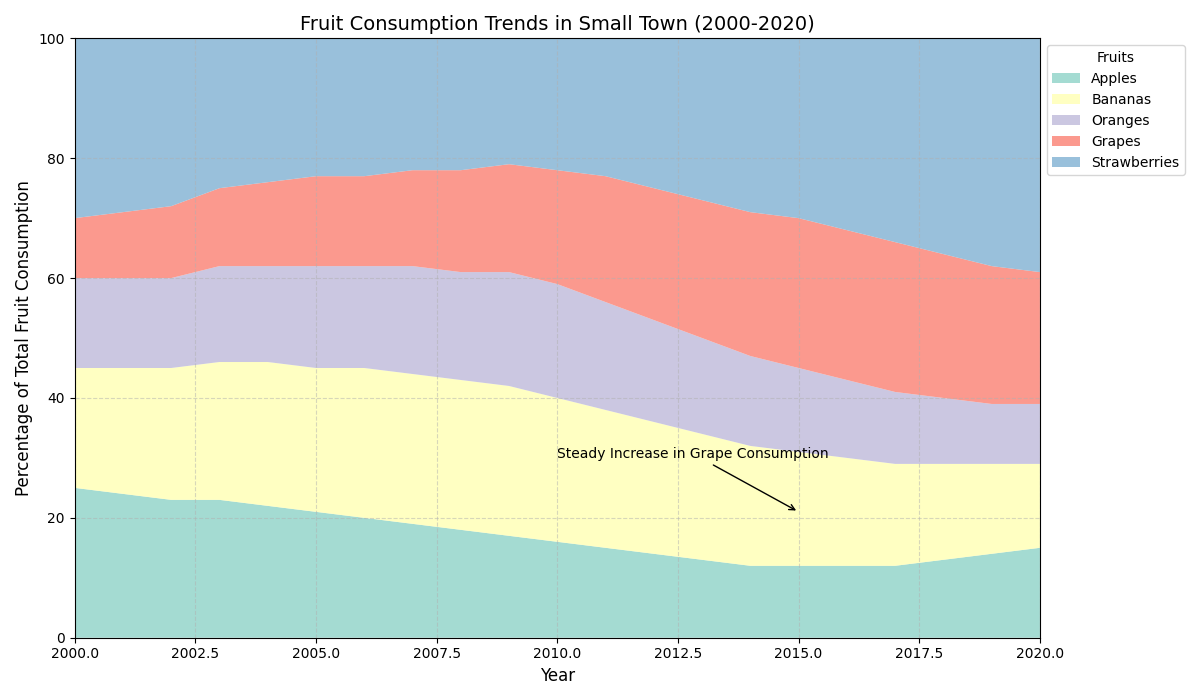

Generate this figure with Python:
import matplotlib.pyplot as plt
import numpy as np

years = np.arange(2000, 2021)

apples = np.array([25, 24, 23, 23, 22, 21, 20, 19, 18, 17, 16, 15, 14, 13, 12, 12, 12, 12, 13, 14, 15])
bananas = np.array([20, 21, 22, 23, 24, 24, 25, 25, 25, 25, 24, 23, 22, 21, 20, 19, 18, 17, 16, 15, 14])
oranges = np.array([15, 15, 15, 16, 16, 17, 17, 18, 18, 19, 19, 18, 17, 16, 15, 14, 13, 12, 11, 10, 10])
grapes = np.array([10, 11, 12, 13, 14, 15, 15, 16, 17, 18, 19, 21, 22, 23, 24, 25, 25, 25, 24, 23, 22])
strawberries = 100 - (apples + bananas + oranges + grapes)

fig, ax = plt.subplots(figsize=(12, 7))

ax.stackplot(years, apples, bananas, oranges, grapes, strawberries, 
             labels=['Apples', 'Bananas', 'Oranges', 'Grapes', 'Strawberries'], 
             colors=['#8dd3c7', '#ffffb3', '#bebada', '#fb8072', '#80b1d3'], alpha=0.8)

ax.set_title('Fruit Consumption Trends in Small Town (2000-2020)', fontsize=14, loc='center')
ax.set_xlabel('Year', fontsize=12)
ax.set_ylabel('Percentage of Total Fruit Consumption', fontsize=12)
ax.legend(loc='upper left', bbox_to_anchor=(1, 1), title='Fruits')
ax.set_xlim(years.min(), years.max())
ax.set_ylim(0, 100)
ax.grid(True, linestyle='--', alpha=0.5)

ax.annotate('Steady Increase in Grape Consumption', xy=(2015, 21), xytext=(2010, 30),
            arrowprops=dict(facecolor='black', arrowstyle='->'), fontsize=10)

plt.tight_layout()
plt.show()
